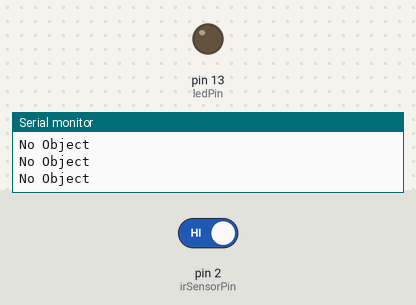
A sketch run on a simulated Arduino Uno, built with avr-gcc and run on an emulated ATmega328P. Parts: output pins drawn as LEDs (lit = HIGH), the last lines printed to the serial monitor. The test bench sets the inputs (shaded band); at power-on: pin 2 (irSensorPin) HIGH.

Above: at 1.8 s.
1.9 s: pin 2 (irSensorPin) driven LOW
At 2.3 s:
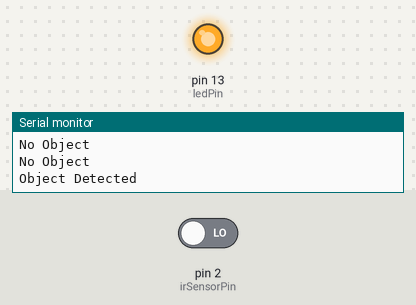
3.5 s: pin 2 (irSensorPin) driven HIGH
At 4.7 s:
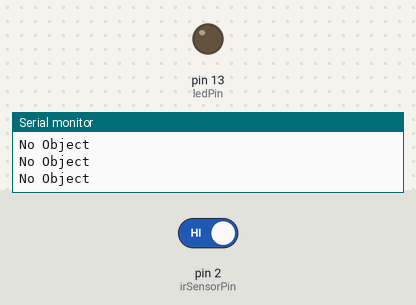
Timing chart, 0 to 6.5 s (numbered marks = the images above; inputs shaded):
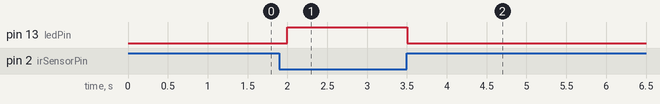

Measured:
- after the input at 1.9 s, pin 13 (ledPin): LOW → HIGH after 0.10 s
- after the input at 3.5 s, pin 13 (ledPin): HIGH → LOW at once

The sketch:

IR_sensor_test.ino
```cpp
const int irSensorPin = 2;  // Connect the OUT pin of IR sensor to digital pin 2
const int ledPin = 13;      // Optional: built-in LED on pin 13

void setup() {
  pinMode(irSensorPin, INPUT);
  pinMode(ledPin, OUTPUT);
  Serial.begin(9600);
}

void loop() {
  int sensorValue = digitalRead(irSensorPin);

  if (sensorValue == LOW) {
    // Object detected (for many sensors, LOW means detection)
    Serial.println("Object Detected");
    digitalWrite(ledPin, HIGH);
  } else {
    // No object
    Serial.println("No Object");
    digitalWrite(ledPin, LOW);
  }

  delay(500);  // Delay for readability
}
```
